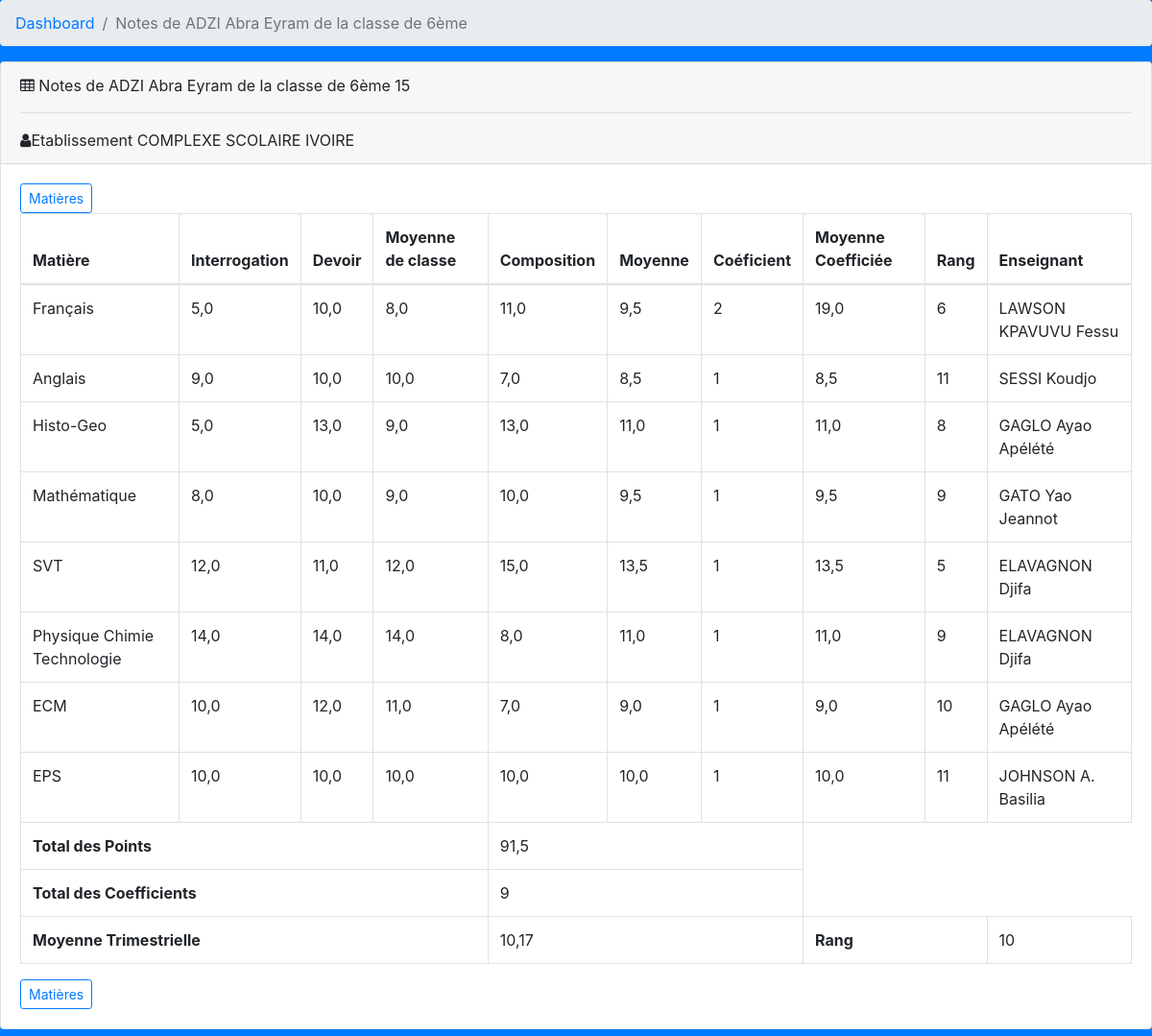
The app's page /bul/eleve/1/elevebul with its own data.
### bulletin/models.py (models this page shows, shortened)
class Eleve(models.Model):
    nom = models.CharField(max_length=256)
    prenom = models.CharField(max_length=256)
    sexe = models.CharField(choices=(('Masculin', 'Masculin'), ('Féminin', 'Féminin')), max_length=256, null=True)
    STATUT = (('Nouveau', 'Nouveau'),
             ('Nouvelle', 'Nouvelle'),
             ('Redoublant', 'Redoublant'),
             ('Redoublante', 'Redoublante'))
    statut = models.CharField(choices=STATUT, max_length=256, null=True)
    classe= models.ForeignKey('etablissements.Classe', related_name='eleves',
                            on_delete=models.CASCADE, null=True)
    photo = models.FileField(upload_to="eleves", blank=True, null=True)
    moy1 = models.FloatField(blank=True, null=True)
    tot1 = models.FloatField(blank=True, null=True)
    totcoef = models.IntegerField(blank=True, null=True)
    moy2 = models.FloatField(blank=True, null=True)
    moy3 = models.FloatField(blank=True, null=True)
    rang1 = models.IntegerField(blank=True, null=True)
    rang2 = models.IntegerField(blank=True, null=True)
    rang3 = models.IntegerField(blank=True, null=True)
    date_creation = models.DateTimeField(auto_now_add=True)
    class Meta:
        db_table = "eleve"
        verbose_name = "Elève"
        verbose_name_plural = "Elèves"

class MoyenneMatiere(models.Model):
    interro = models.FloatField(blank=True, null=True)
    devoir = models.FloatField(blank=True, null=True)
    compo = models.FloatField( null=True)
    moycl = models.FloatField(blank=True, null=True)
    moymat = models.FloatField(blank=True, null=True)
    moycoef = models.FloatField(blank=True, null=True)
    rang= models.IntegerField(blank=True, null=True)
    matiere = models.ForeignKey('etablissements.MatiereClasse', related_name='moyennesclasse',
                                      on_delete=models.CASCADE, null=True)
    eleve = models.ForeignKey('bulletin.Eleve', related_name='moyennes',
                              on_delete=models.CASCADE, null=True)
    date_creation = models.DateTimeField(auto_now_add=True)
    class Meta:
        db_table = "moyenne_matiere"
        verbose_name = "Moyenne du Matière"
        verbose_name_plural = "Moyennes des Matières"
        ordering= ['-moymat']

### etablissements/models.py (models this page shows, shortened)
class Classe(models.Model):
    nom = models.CharField(max_length=256)
    SERIE = (('Col', 'Collège'),
             ('A4', 'A4'),
             ('S', 'S'),
             ('D', 'D'),
             ('C4', 'C'),
             ('E', 'E'),
             ('F2', 'F2'),
             ('F4', 'F4'),
             ('G1', 'G1'),
             ('G2', 'G2'),
             ('G3', 'G3'))
    serie = models.CharField(choices=SERIE, max_length=256)
    etbs = models.ForeignKey('etablissements.Etablissement', related_name='classes',
                            on_delete=models.CASCADE, null=True)
    titulaire = models.OneToOneField('etablissements.Enseignant', related_name='titulaire',
                             on_delete=models.CASCADE, null=True)
    date_creation = models.DateTimeField(auto_now_add=True)
    eff = models.IntegerField(blank=True, null=True)
    moygen1= models.FloatField(blank=True, null=True)
    min1 = models.FloatField(blank=True, null=True)
    min2 = models.FloatField(blank=True, null=True)
    min3 = models.FloatField(blank=True, null=True)
    min = models.FloatField(blank=True, null=True)
    max1 = models.FloatField(blank=True, null=True)
    max2 = models.FloatField(blank=True, null=True)
    max3 = models.FloatField(blank=True, null=True)
    max = models.FloatField(blank=True, null=True)
    moygen2 = models.FloatField(blank=True, null=True)
    moygen3 = models.FloatField(blank=True, null=True)
    moygen = models.FloatField(blank=True, null=True)
    class Meta:
        db_table = "classe"
        verbose_name = "Classe"
        verbose_name_plural = "Classes"

class Etablissement(models.Model):
    nom = models.CharField(max_length=256)
    bp = models.CharField(max_length=20, blank=True, null=True)
    adresse = models.TextField(blank=True, null=True)
    contact = models.BigIntegerField(blank=True, null=True)
    email = models.EmailField(blank=True, null=True, max_length=50)
    inspection = models.ForeignKey('etablissements.Inspection', related_name='etablissements',
                                      on_delete=models.CASCADE, null=True)
    activation = models.BooleanField(default=False)
    logo = models.ImageField(upload_to="ets", blank=True, null=True)
    plan = models.ImageField(upload_to="ets/plan", blank=True, null=True)
    chef = models.OneToOneField('etablissements.Enseignant', related_name='chefetb',on_delete=models.CASCADE, null=True)
    date_creation = models.DateTimeField(auto_now_add=True)
    class Meta:
        db_table = "etablissement"
        verbose_name = "Etablissement"
        verbose_name_plural = "Etablissements"

class MatiereClasse(models.Model):
    classe = models.ForeignKey('etablissements.Classe', related_name='matieres',
                             on_delete=models.CASCADE, null=True)
    matiere = models.ForeignKey('etablissements.Matiere', related_name='matieres',
                               on_delete=models.CASCADE, null=True)
    enseignant = models.ForeignKey('etablissements.Enseignant', related_name='matieres',
                             on_delete=models.CASCADE, null=True)
    coef = models.IntegerField(default=1)
    date_creation = models.DateTimeField(auto_now_add=True)
    class Meta:
        db_table = "matiere_classe"
        verbose_name = "Matière de la classe"
        verbose_name_plural = "Matières de la classe"

class Matiere(models.Model):
    nom = models.CharField(max_length=256)
    date_creation = models.DateTimeField(auto_now_add=True)
    class Meta:
        db_table = "matiere"
        verbose_name = "Matière"
        verbose_name_plural = "Matières"

class Enseignant(models.Model):
    user = models.OneToOneField('auth.User', related_name='enseignant' , on_delete=models.CASCADE, blank=True, null=True)
    nom = models.CharField(max_length=256)
    prenom = models.CharField(max_length=256)
    sexe = models.CharField(choices=(('Masculin', 'Masculin'), ('Féminin', 'Féminin')), max_length=256)
    GRADE = (('PR', 'Professeur'),
             ('MCA', 'Maitre de conference A'),
             ('MCB', 'Maitre de conference B'),
             ('MAA', 'Maitre assistant A'),
             ('MAB', 'Maitre assistant B'),
             ('DR', 'Docteur'),
             ('M', 'Master'),
             ('M1', 'Master I'),
             ('L', 'Licence'))
    grade = models.CharField(choices=GRADE, max_length=256)
    etbs = models.ForeignKey('etablissements.Etablissement', related_name='enseignants', on_delete=models.CASCADE, null=True)
    nationalite = CountryField(blank=True, null=True)
    adresse = models.TextField(blank=True, null=True)
    contact = models.CharField(max_length=40, blank=True, null=True)
    date_creation = models.DateTimeField(auto_now_add=True)
    photo = models.FileField(upload_to="ens", blank=True, null=True)
    est_chef = models.BooleanField(default=False)
    class Meta:
        db_table = "enseignant"
        verbose_name = "Enseignant"
        verbose_name_plural = "Enseignants"

### bulletin/views.py (the view)
# urls.py: path('eleve/<str:pk>/elevebul', liste_notes_eleve, name='elevebul'),
def liste_notes_eleve(request, pk):
    eleve= Eleve.objects.get(pk=pk)
    notes = MoyenneMatiere.objects.filter(eleve=eleve).order_by('matiere')
    calcule_rang(eleve)
    calcule_rangel(eleve)
    calcule_total(eleve)
    calcule_coef(eleve)
    calcule_moy1(eleve)
    context = {
        'eleve': eleve,
        'notes': notes,
    }
    return render(request, 'moyenne/eleve.html', context)

### bulletin/views.py (called while the page is built)
def calcule_total(eleve):
    eleve.tot1 = 0
    notes = MoyenneMatiere.objects.filter(eleve=eleve)
    for note in notes:
        eleve.tot1 = eleve.tot1+note.moycoef
        eleve.save()
    return eleve

def calcule_rangel(eleve):
    eleve.rang1 = rang_el(eleve)
    eleve.save()
    return eleve

def calcule_rang(eleve):
    notes = MoyenneMatiere.objects.filter(eleve=eleve)
    for note in notes:
        note.rang = rang_mat(note)
        note.save()
    return eleve

def calcule_coef(eleve):
    eleve.totcoef = 0
    matieres = MatiereClasse.objects.filter(classe=eleve.classe)
    for matiere in matieres:
        eleve.totcoef = eleve.totcoef + matiere.coef
        eleve.save()
    return eleve

def calcule_moy1(eleve):
    eleve.moy1 = round(eleve.tot1/eleve.totcoef, 2)
    eleve.save()
    return eleve

def rang_el(el):
    eleves = Eleve.objects.filter(classe=el.classe).order_by('-moy1')
    rang=1
    for eleve in eleves:
        if eleve==el:
            rang = rang
            return rang
        else:
            rang=rang+1
    eleve.rang1=rang
    eleve.save()
    return eleve

def rang_mat(noteel):
    notes = MoyenneMatiere.objects.filter(matiere=noteel.matiere)
    rang=1
    for note in notes:
        if note==noteel:
            rang = rang
            return rang
        else:
            rang=rang+1
    note.rang=rang
    note.save()
    return note

### bulletin/templates/moyenne/eleve.html (shortened to what this page needs)
{% extends 'base.html' %}
{% load static %}
{% block content %}
    <ol class="breadcrumb">
        <li class="breadcrumb-item">
            <a href="{% url 'home_page' %}">Dashboard</a>
        </li>
        <li class="breadcrumb-item active">Notes de {{eleve.nom}} {{eleve.prenom}} de la classe de {{eleve.classe.nom}}</li>
    </ol>
    <div class="card mb-3">
        <div class="card-header">
            <i class="fa fa-table"></i> Notes de {{eleve.nom}} {{eleve.prenom}} de la classe de {{eleve.classe.nom}} {{eleve.classe.eff}}
           <hr>
            <i class="fa fa-user"></i>Etablissement {{eleve.classe.etbs.nom}}
        </div>
        <div class="card-body">
<a class="btn btn-outline-primary btn-sm" href="" role="button">Matières</a>
            <div class="table-responsive">
                <table class="table table-bordered" id="dataTable" width="100%" cellspacing="0">
                    <thead>
                    <tr>
                        <th>Matière</th>
                    <th>Interrogation</th>
                           <th>Devoir</th>
                        <th>Moyenne de classe</th>
                           <th>Composition</th>
                        <th>Moyenne</th>
                        <th>Coéficient</th>
                         <th> Moyenne Coefficiée</th>
                          <th> Rang</th>
                        <th> Enseignant</th>
                    </tr>
                    </thead>
                    <tfoot>
                    <tr>
                        <th colspan="4" text-align="center">Total des Points</th>
                        <td colspan="3" text-align="center">{{ eleve.tot1}}</td>
                    </tr>
                     <tr>
                        <th colspan="4" text-align="center">Total des Coefficients</th>
                        <td colspan="3" text-align="center">{{ eleve.totcoef}}</td>
                    </tr>
                     <tr>
                        <th colspan="4" text-align="center">Moyenne Trimestrielle</th>
                        <td colspan="3" text-align="center">{{ eleve.moy1}}</td>
                           <th colspan="2" text-align="center">Rang</th>
                        <td colspan="2" text-align="center">{{ eleve.rang1}}</td>
                    </tr>
                    </tfoot>
                    <tbody>
                    {% for note in notes %}
                        <tr>
                            <td>{{note.matiere.matiere.nom }}</td>
                            <td>{{note.interro }}</td>
                             <td>{{note.devoir }}</td>
                            <td>{{note.moycl}}</td>
                            <td>{{note.compo}}</td>
                            <td>{{note.moymat}}
                            <td>{{note.matiere.coef}}</td>
                            <td>{{note.moycoef}}</td>
                            <td>{{note.rang}}</td>
                            <td>{{note.matiere.enseignant.nom}} {{note.matiere.enseignant.prenom}}</td>
                        </tr>
                    {% endfor %}
                    </tbody>
                </table>
            </div>
            <a class="btn btn-outline-primary btn-sm" href="" role="button">Matières</a>
        </div>
    </div>
{% endblock %}

### static/dashboard/css/sb-admin.css (style rules this page uses)
html { position: relative; min-height: 100%; }
body { overflow-x: hidden; }

### records on screen
Eleve: nom "ADZI", prenom "Abra Eyram", classe.nom "6ème", classe.eff "15", classe.etbs.nom "COMPLEXE SCOLAIRE IVOIRE", tot1 "91,5", totcoef "9", moy1 "10,17", rang1 "10"
MoyenneMatiere: matiere.matiere.nom "Français", interro "5,0", devoir "10,0", moycl "8,0", compo "11,0", moymat "9,5", matiere.coef "2", moycoef "19,0", rang "6", matiere.enseignant.nom "LAWSON KPAVUVU", matiere.enseignant.prenom "Fessu"
MoyenneMatiere: matiere.matiere.nom "Anglais", interro "9,0", devoir "10,0", moycl "10,0", compo "7,0", moymat "8,5", matiere.coef "1", moycoef "8,5", rang "11", matiere.enseignant.nom "SESSI", matiere.enseignant.prenom "Koudjo"
MoyenneMatiere: matiere.matiere.nom "Histo-Geo", interro "5,0", devoir "13,0", moycl "9,0", compo "13,0", moymat "11,0", matiere.coef "1", moycoef "11,0", rang "8", matiere.enseignant.nom "GAGLO", matiere.enseignant.prenom "Ayao Apélété"
MoyenneMatiere: matiere.matiere.nom "Mathématique", interro "8,0", devoir "10,0", moycl "9,0", compo "10,0", moymat "9,5", matiere.coef "1", moycoef "9,5", rang "9", matiere.enseignant.nom "GATO", matiere.enseignant.prenom "Yao Jeannot"
MoyenneMatiere: matiere.matiere.nom "SVT", interro "12,0", devoir "11,0", moycl "12,0", compo "15,0", moymat "13,5", matiere.coef "1", moycoef "13,5", rang "5", matiere.enseignant.nom "ELAVAGNON", matiere.enseignant.prenom "Djifa"
MoyenneMatiere: matiere.matiere.nom "Physique Chimie Technologie", interro "14,0", devoir "14,0", moycl "14,0", compo "8,0", moymat "11,0", matiere.coef "1", moycoef "11,0", rang "9", matiere.enseignant.nom "ELAVAGNON", matiere.enseignant.prenom "Djifa"
MoyenneMatiere: matiere.matiere.nom "ECM", interro "10,0", devoir "12,0", moycl "11,0", compo "7,0", moymat "9,0", matiere.coef "1", moycoef "9,0", rang "10", matiere.enseignant.nom "GAGLO", matiere.enseignant.prenom "Ayao Apélété"
MoyenneMatiere: matiere.matiere.nom "EPS", interro "10,0", devoir "10,0", moycl "10,0", compo "10,0", moymat "10,0", matiere.coef "1", moycoef "10,0", rang "11", matiere.enseignant.nom "JOHNSON", matiere.enseignant.prenom "A. Basilia"
